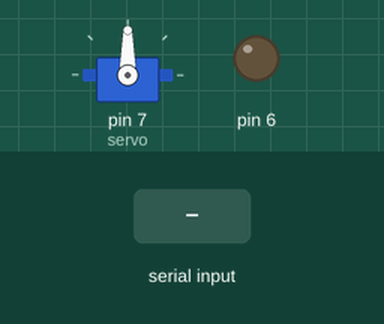
Simulated run of this sketch. Board: Arduino Uno, built with avr-gcc and run on an emulated ATmega328P. On the bench: servo, output pins drawn as LEDs (lit = HIGH). Inputs (shaded band) come from the test bench.

Above: at 1.2 s.
1.3 s: "l" received over Serial
At 2.1 s:
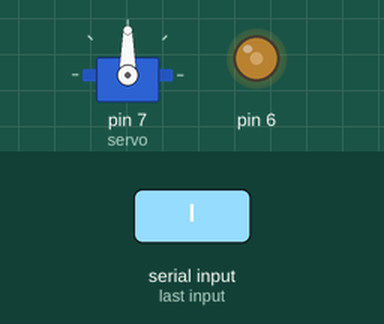
2.8 s: "a" received over Serial
At 3.3 s:
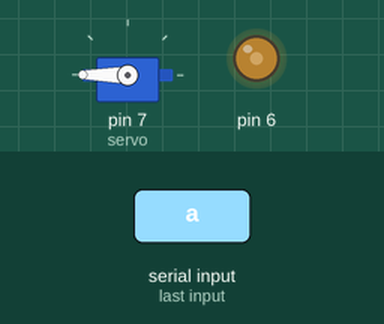
4.3 s: "d" received over Serial
At 5.5 s:
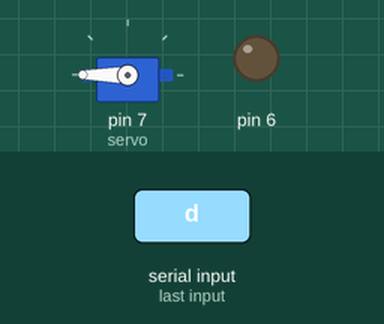
5.8 s: "f" received over Serial
At 6.7 s:
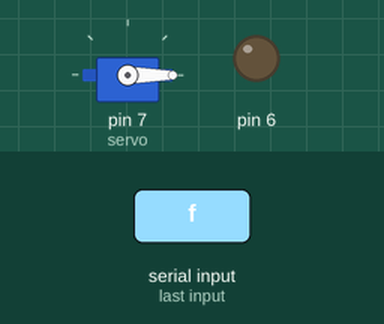
7.3 s: "l" received over Serial
At 7.9 s:
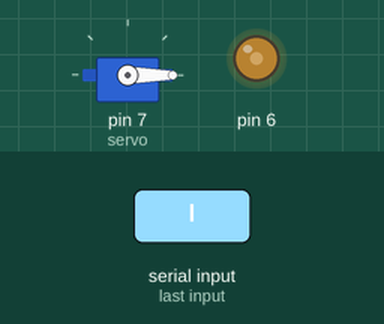
Timing chart, 0 to 9.8 s (numbered marks = the images above; inputs shaded):
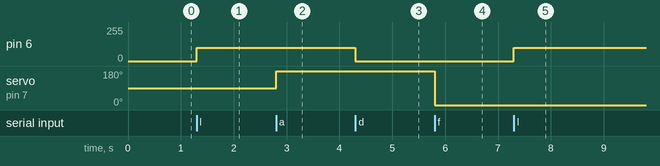

The sketch:

luzEServo.ino
```cpp
#include <Servo.h>

Servo servo;

void setup(){
 pinMode(6,OUTPUT);
 Serial.begin(9600);
 servo.attach(7);
}


void loop(){

 if(Serial.available() > 0){
   char ent = Serial.read();

   if(ent == 'l'){
     analogWrite(6,100);
   }
   if(ent == 'd'){
     analogWrite(6,0);
   }

   if(ent == 'a'){
     servo.write(180);
   }
   if(ent == 'f'){
     servo.write(0);
   }


 }


}
```

Measured:
- after the input at 1.3 s, pin 6: 0/255 → 100/255 at once
- after the input at 2.8 s, servo on pin 7 (servo): 90° → 180° at once
- after the input at 4.3 s, pin 6: 100/255 → 0/255 at once
- after the input at 5.8 s, servo on pin 7 (servo): 180° → 0° at once
- after the input at 7.3 s, pin 6: 0/255 → 100/255 at once
